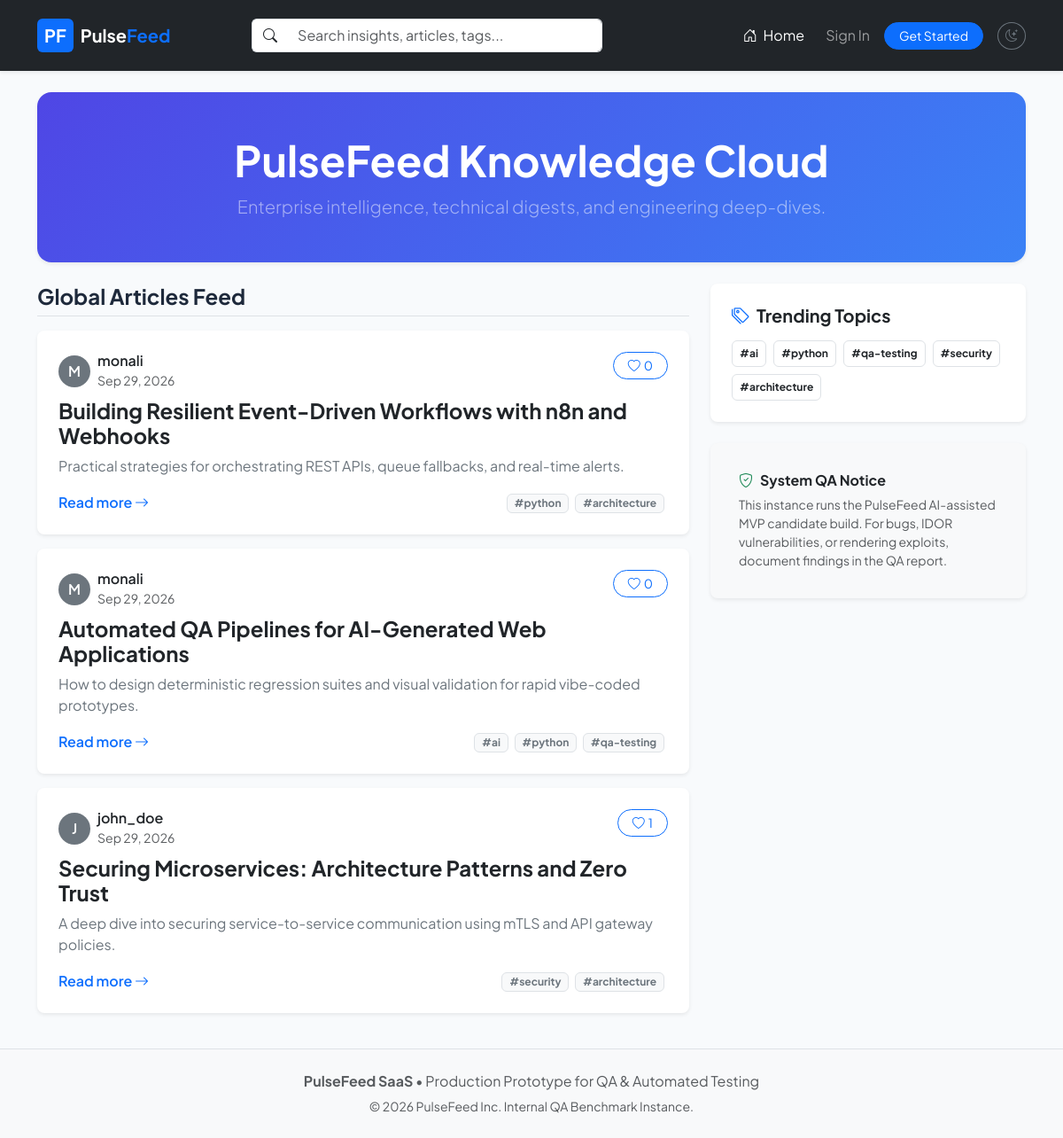
The page / on the database its author committed.
### core/models.py (models this page shows, shortened)
class Article(models.Model):
    title = models.CharField(max_length=255)
    slug = models.SlugField(max_length=280, unique=True, blank=True)
    description = models.TextField(blank=True)
    body = models.TextField()
    author = models.ForeignKey(User, on_delete=models.CASCADE, related_name='articles')
    tags = models.ManyToManyField(Tag, blank=True, related_name='articles')
    favorites = models.ManyToManyField(User, blank=True, related_name='favorite_articles')
    created_at = models.DateTimeField(auto_now_add=True)
    updated_at = models.DateTimeField(auto_now=True)

class Tag(models.Model):
    name = models.CharField(max_length=50, unique=True)
    slug = models.SlugField(max_length=50, unique=True)

### core/views.py (the view)
# urls.py: path('', views.feed_view, name='feed'),
def feed_view(request):
    tag_filter = request.GET.get('tag')
    search_query = request.GET.get('q', '').strip()
    articles = Article.objects.all().select_related('author').prefetch_related('tags', 'favorites').order_by('-created_at')
    if tag_filter:
        articles = articles.filter(tags__slug=tag_filter)
    if search_query:
        articles = articles.filter(title__icontains=search_query)
    popular_tags = Tag.objects.all()[:15]
    return render(request, 'index.html', {
        'articles': articles,
        'popular_tags': popular_tags,
        'current_tag': tag_filter,
        'search_query': search_query,
    })

### templates/index.html (shortened to what this page needs)
{% extends 'base.html' %}
{% block content %}
<div class="container">
    <div class="hero-section text-center p-5 mb-4 rounded-4 shadow-sm bg-gradient-primary text-white">
        <h1 class="display-5 fw-bold mb-2">PulseFeed Knowledge Cloud</h1>
        <p class="lead mb-0 text-white-50">Enterprise intelligence, technical digests, and engineering deep-dives.</p>
    </div>
    <div class="row g-4">
        <div class="col-lg-8">
            <div class="d-flex justify-content-between align-items-center mb-3 pb-2 border-bottom">
                <h4 class="fw-bold mb-0">
                    {% if current_tag %}
                        <span class="badge bg-primary me-2">#{{ current_tag }}</span> Tagged Stories
                    {% elif search_query %}
                        Results for "<span class="text-primary">{{ search_query }}</span>"
                    {% else %}
                        Global Articles Feed
                    {% endif %}
                </h4>
            </div>
            {% for article in articles %}
                <div class="card mb-3 article-card shadow-sm border-0 rounded-3" data-article-id="{{ article.id }}">
                    <div class="card-body p-4">
                        <div class="d-flex justify-content-between align-items-start mb-2">
                            <div class="d-flex align-items-center gap-2">
                                <span class="avatar-sm bg-secondary text-white rounded-circle text-center">{{ article.author.username|slice:":1"|upper }}</span>
                                <div>
                                    <h6 class="mb-0 fw-semibold text-dark">{{ article.author.username }}</h6>
                                    <small class="text-muted">{{ article.created_at|date:"M d, Y" }}</small>
                                </div>
                            </div>
                            <button class="btn btn-sm btn-outline-primary favorite-btn d-flex align-items-center gap-1 rounded-pill px-3" data-id="{{ article.id }}">
                                <i class="bi bi-heart"></i>
                                <span class="fav-count">{{ article.favorites.count }}</span>
                            </button>
                        </div>
                        <h4 class="card-title fw-bold mt-2">
                            <a href="{% url 'article_detail' slug=article.slug %}" class="text-decoration-none text-dark hover-primary">
                                {{ article.title }}
                            </a>
                        </h4>
                        <p class="card-text text-secondary mb-3">{{ article.description|default:article.body|truncatechars:180 }}</p>
                        <div class="d-flex justify-content-between align-items-center">
                            <a href="{% url 'article_detail' slug=article.slug %}" class="text-primary text-decoration-none fw-semibold read-more-link">
                                Read more <i class="bi bi-arrow-right"></i>
                            </a>
                            <div class="tags-container">
                                {% for tag in article.tags.all %}
                                    <a href="{% url 'feed' %}?tag={{ tag.slug }}" class="badge bg-light text-secondary border text-decoration-none me-1">#{{ tag.name }}</a>
                                {% endfor %}
                            </div>
                        </div>
                    </div>
                </div>
            {% endfor %}
        </div>
        <div class="col-lg-4">
            <div class="card shadow-sm border-0 rounded-3 mb-4 popular-tags-card">
                <div class="card-body p-4">
                    <h5 class="fw-bold mb-3"><i class="bi bi-tags me-2 text-primary"></i>Trending Topics</h5>
                    <div class="d-flex flex-wrap gap-2">
                        {% for tag in popular_tags %}
                            <a href="{% url 'feed' %}?tag={{ tag.slug }}" class="badge bg-white border text-dark p-2 text-decoration-none hover-shadow">
                                #{{ tag.name }}
                            </a>
                        {% empty %}
                            <p class="text-muted small mb-0">No tags available.</p>
                        {% endfor %}
                    </div>
                </div>
            </div>
            <div class="card shadow-sm border-0 rounded-3 bg-light p-3">
                <div class="card-body">
                    <h6 class="fw-bold"><i class="bi bi-shield-check me-2 text-success"></i>System QA Notice</h6>
                    <p class="small text-muted mb-0">
                        This instance runs the PulseFeed AI-assisted MVP candidate build. For bugs, IDOR vulnerabilities, or rendering exploits, document findings in the QA report.
                    </p>
                </div>
            </div>
        </div>
    </div>
</div>
{% endblock %}

### templates/base.html (shortened to what this page needs)
<!DOCTYPE html>
<html lang="en">
<head>
    <link href="https://cdn.jsdelivr.net/npm/bootstrap@5.3.2/dist/css/bootstrap.min.css" rel="stylesheet">
    <link rel="stylesheet" href="https://cdn.jsdelivr.net/npm/bootstrap-icons@1.11.3/font/bootstrap-icons.min.css">
    <link rel="stylesheet" href="/static/css/style.css">
</head>
<body class="light-theme" id="app-body">
    <nav class="navbar navbar-expand-lg navbar-dark bg-dark sticky-top shadow-sm py-3">
        <div class="container">
            <a class="navbar-brand fw-bold d-flex align-items-center gap-2" href="{% url 'feed' %}">
                <span class="brand-badge bg-primary text-white px-2 py-1 rounded">PF</span>
                <span>Pulse<span class="text-primary">Feed</span></span>
            </a>
            <div class="collapse navbar-collapse" id="navContent">
                <form class="d-flex mx-auto col-lg-5 my-2 my-lg-0" method="GET" action="{% url 'feed' %}">
                    <div class="input-group">
                        <span class="input-group-text bg-white border-end-0"><i class="bi bi-search"></i></span>
                        <input class="form-control border-start-0" type="search" name="q" placeholder="Search insights, articles, tags..." value="{{ search_query|default:'' }}">
                    </div>
                </form>
                <ul class="navbar-nav ms-auto align-items-center gap-2">
                    <li class="nav-item">
                        <a class="nav-link active" href="{% url 'feed' %}"><i class="bi bi-house-door me-1"></i> Home</a>
                    </li>
                    {% if user.is_authenticated %}
                        <li class="nav-item">
                            <a class="btn btn-outline-light btn-sm rounded-pill px-3" href="{% url 'article_create' %}">
                                <i class="bi bi-pencil-square me-1"></i> New Story
                            </a>
                        </li>
                        <li class="nav-item dropdown">
                            <a class="nav-link dropdown-toggle d-flex align-items-center gap-2 text-white" href="#" role="button" data-bs-toggle="dropdown">
                                <span class="avatar-circle bg-primary text-white">{{ user.username|slice:":1"|upper }}</span>
                                <span class="fw-semibold">{{ user.username }}</span>
                            </a>
                            <ul class="dropdown-menu dropdown-menu-end shadow">
                                <li><h6 class="dropdown-header">Signed in as @{{ user.username }}</h6></li>
                                <li><a class="dropdown-item" href="{% url 'feed' %}?author={{ user.username }}"><i class="bi bi-person me-2"></i>My Articles</a></li>
                                <li><hr class="dropdown-divider"></li>
                                <li>
                                    <a class="dropdown-item text-danger" id="logout-btn" href="{% url 'logout' %}">
                                        <i class="bi bi-box-arrow-right me-2"></i>Log Out
                                    </a>
                                </li>
                            </ul>
                        </li>
                    {% else %}
                        <li class="nav-item">
                            <a class="nav-link" href="{% url 'login' %}">Sign In</a>
                        </li>
                        <li class="nav-item">
                            <a class="btn btn-primary btn-sm rounded-pill px-3" href="{% url 'register' %}">Get Started</a>
                        </li>
                    {% endif %}
                    <li class="nav-item ms-lg-2">
                        <button class="btn btn-sm btn-outline-secondary rounded-circle" id="theme-toggle" title="Toggle Theme">
                            <i class="bi bi-moon-stars" id="theme-icon"></i>
                        </button>
                    </li>
                </ul>
            </div>
        </div>
    </nav>
    <main class="py-4">
        {% block content %}{% endblock %}
    </main>
    <footer class="footer mt-auto py-4 bg-light border-top">
        <div class="container text-center text-muted">
            <p class="mb-1"><strong>PulseFeed SaaS</strong> &bull; Production Prototype for QA & Automated Testing</p>
            <small>&copy; 2026 PulseFeed Inc. Internal QA Benchmark Instance.</small>
        </div>
    </footer>
</body>
</html>

### static/css/style.css (style rules this page uses)
:root { --primary-color: #4f46e5; --primary-hover: #4338ca; --bg-light: #f8fafc; --text-dark: #1e293b; --text-muted: #64748b; --card-bg: #ffffff; --border-color: #e2e8f0; }
body { font-family: 'Plus Jakarta Sans', -apple-system, BlinkMacSystemFont, "Segoe UI", Roboto, sans-serif; background-color: var(--bg-light); color: var(--text-dark); min-height: 100vh; display: flex; flex-direction: column; transition: background-color 0.2s ease, color 0.2s ease; }
main { flex: 1; }
.bg-gradient-primary { background: linear-gradient(135deg, #4f46e5 0%, #3b82f6 100%); }
.avatar-sm { width: 36px; height: 36px; display: inline-flex; align-items: center; justify-content: center; font-weight: 600; }
.article-card { transition: transform 0.15s ease, box-shadow 0.15s ease; }

### rows shown on the page
Article: author.username "M", author.username "monali", created_at "Sep 29, 2026", favorites.count "0", title "Building Resilient Event-Driven Workflows with n8n and Webhooks", description "Practical strategies for orchestrating REST APIs, queue fallbacks, and real-time alerts."
Tag: name "python"
Tag: name "architecture"
Article: author.username "M", author.username "monali", created_at "Sep 29, 2026", favorites.count "0", title "Automated QA Pipelines for AI-Generated Web Applications", description "How to design deterministic regression suites and visual validation for rapid vibe-coded prototypes."
Tag: name "ai"
Tag: name "qa-testing"
Article: author.username "J", author.username "john_doe", created_at "Sep 29, 2026", favorites.count "1", title "Securing Microservices: Architecture Patterns and Zero Trust", description "A deep dive into securing service-to-service communication using mTLS and API gateway policies."
Tag: name "security"
